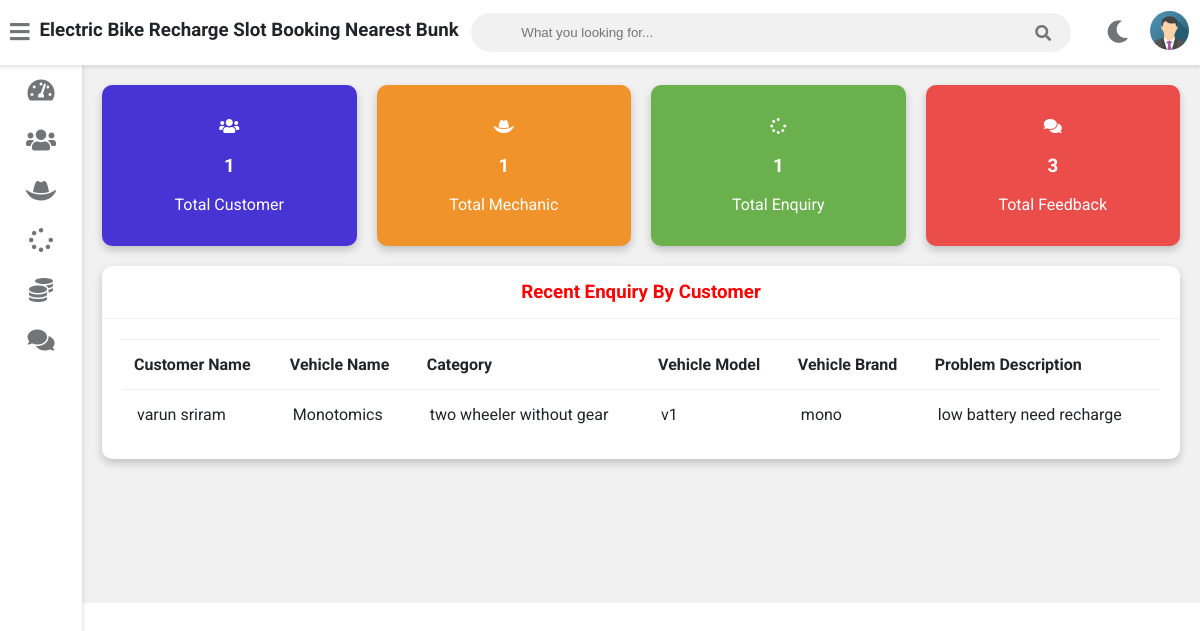
/admin-dashboard (signed in), run on the app's committed database.
### vehicle/models.py (models this page shows, shortened)
class Customer(models.Model):
    user=models.OneToOneField(User,on_delete=models.CASCADE)
    profile_pic= models.ImageField(upload_to='profile_pic/CustomerProfilePic/',null=True,blank=True)
    address = models.CharField(max_length=40)
    mobile = models.CharField(max_length=20,null=False)
    @property
    def get_name(self):
        return self.user.first_name+" "+self.user.last_name

class Request(models.Model):
    cat=(('two wheeler with gear','two wheeler with gear'),('two wheeler without gear','two wheeler without gear'))
    category=models.CharField(max_length=50,choices=cat)
    vehicle_no=models.PositiveIntegerField(null=False)
    vehicle_name = models.CharField(max_length=40,null=False)
    vehicle_model = models.CharField(max_length=40,null=False)
    vehicle_brand = models.CharField(max_length=40,null=False)
    problem_description = models.CharField(max_length=500,null=False)
    date=models.DateField(auto_now=True)
    cost=models.PositiveIntegerField(null=True)
    customer=models.ForeignKey('Customer', on_delete=models.CASCADE,null=True)
    mechanic=models.ForeignKey('Mechanic',on_delete=models.CASCADE,null=True)
    stat=(('Pending','Pending'),('Approved','Approved'),('Recharging','Recharging'),('Recharging Done','Recharging Done'),('Released','Released'))
    status=models.CharField(max_length=50,choices=stat,default='Pending',null=True)

### vehicle/views.py (the view)
# urls.py: path('admin-dashboard', views.admin_dashboard_view,name='admin-dashboard'),
@login_required(login_url='adminlogin')
def admin_dashboard_view(request):
    enquiry=models.Request.objects.all().order_by('-id')
    customers=[]
    for enq in enquiry:
        customer=models.Customer.objects.get(id=enq.customer_id)
        customers.append(customer)
    dict={
    'total_customer':models.Customer.objects.all().count(),
    'total_mechanic':models.Mechanic.objects.all().count(),
    'total_request':models.Request.objects.all().count(),
    'total_feedback':models.Feedback.objects.all().count(),
    'data':zip(customers,enquiry),
    }
    return render(request,'vehicle/admin_dashboard.html',context=dict)

### templates/vehicle/admin_dashboard.html
{% extends 'vehicle/adminbase.html' %}
{% load static %}
{% block content %}
	<div class="wrapper">
		<div class="row">
			<div class="col-3 col-m-6 col-sm-6">
				<div class="counter bg-primary">
					<p>
						<i class="fas fa-users"></i>
					</p>
					<h3>{{total_customer}}</h3>
					<p>Total Customer</p>
				</div>
			</div>
			<div class="col-3 col-m-6 col-sm-6">
				<div class="counter bg-warning">
					<p>
						<i class="fas fa-hat-cowboy"></i>
					</p>
					<h3>{{total_mechanic}}</h3>
					<p>Total Mechanic</p>
				</div>
			</div>
			<div class="col-3 col-m-6 col-sm-6">
				<div class="counter bg-success">
					<p>
						<i class="fas fa-spinner"></i>
					</p>
					<h3>{{total_request}}</h3>
					<p>Total Enquiry</p>
				</div>
			</div>
			<div class="col-3 col-m-6 col-sm-6">
				<div class="counter bg-danger">
					<p>
						<i class="fas fa-comments"></i>
					</p>
					<h3>{{total_feedback}}</h3>
					<p>Total Feedback</p>
				</div>
			</div>
		</div>
		<div class="row">
			<div class="col-12 col-m-12 col-sm-12">
				<div class="card">
					<div class="card-header">
						<h3 style="color:red; text-align:center" >Recent Enquiry By Customer
						</h3>
					</div>
					<div class="card-content">
						<table>
							<thead>
								<tr>
									<th>Customer Name</th>
									<th>Vehicle Name</th>
									<th>Category</th>
									<th>Vehicle Model</th>
									<th>Vehicle Brand</th>
									<th>Problem Description</th>
								</tr>
							</thead>
							<tbody>
								{% for c,r in data %}
								<tr>
									<td> {{c.get_name}}</td>
									<td> {{r.vehicle_name}}</td>
									<td>{{r.category}}</td>
									<td>{{r.vehicle_model}}</td>
									<td>{{r.vehicle_brand}}</td>
									<td>{{r.problem_description}}</td>
								</tr>
								{% endfor %}
							</tbody>
						</table>
					</div>
				</div>
			</div>
		</div>
  <br><br><br><br><br><br>
	</div>
{% endblock content %}

### static/style.css (style rules this page uses)
:root { --primary-color: #4834d4; --success-color: #6ab04c; --warning-color: #f0932b; --danger-color: #eb4d4b; --light-color: #212529; --light-second-color: #727475; --light-background: #ffffff; --light-second-background: #f1f1f1; --dark-color: #909090; --dark-second-color: #f5f6fa; --dark-background: #23242D; --dark-second-background: #181818; }
.light { --main-bg-color: var(--light-background); --second-bg-color: var(--light-second-background); --main-color: var(--light-color); --second-color: var(--light-second-color); }
.bg-primary { background: var(--primary-color); }
.bg-success { background: var(--success-color); }
.bg-warning { background: var(--warning-color); }
.bg-danger { background: var(--danger-color); }
* { box-sizing: border-box; }
body { font-family: 'Roboto', sans-serif; background: var(--main-bg-color); color: var(--main-color); margin: 0; }
.wrapper { padding: 10px; margin-left: 82px; padding-top: 75px; background: var(--second-bg-color); transition: margin-left .5s; }
.row { display: flex; flex-wrap: wrap; flex-direction: row; }
.row:after, .row:before { box-sizing: border-box; }
[class*="col-"] { padding: 10px; }
@media only screen and (min-width: 600px) { .col-sm-6 { width: 50%; } }
@media only screen and (min-width: 600px) { .col-sm-12 { width: 100%; } }
@media only screen and (min-width: 768px) { .col-m-6 { width: 50%; } }
@media only screen and (min-width: 768px) { .col-m-12 { width: 100%; } }
@media only screen and (min-width: 992px) { .col-3 { width: 25%; } }
@media only screen and (min-width: 992px) { .col-12 { width: 100%; } }
.counter { padding: 16px; text-align: center; color: #fff; border-radius: 10px; box-shadow: 0 4px 8px 0 rgba(0,0,0,0.2); }
.card { background: var(--main-bg-color); color: var(--main-color); border-radius: 10px; margin-bottom: 10px; box-shadow: 0 4px 8px 0 rgba(0,0,0,0.2); }
.card-header { padding: 15px 30px; border-bottom: 1px solid var(--second-bg-color); position: relative; }
.card-header h3 { margin: 0; }
.card-content { padding: 20px; overflow-x: auto; }
table { border-collapse: collapse; width: 100%; }
table td { border-top: 1px solid var(--second-bg-color); padding: 15px; }
table th { border-top: 1px solid var(--second-bg-color); border-bottom: 1px solid var(--second-bg-color); padding: 15px 12px; text-align: left; }

### data on the page
Customer: get_name "varun sriram", vehicle_name "Monotomics", category "two wheeler without gear", vehicle_model "v1", vehicle_brand "mono", problem_description "low battery need recharge"

### other printed values
{{ total_customer }} "1"
{{ total_mechanic }} "1"
{{ total_request }} "1"
{{ total_feedback }} "3"
